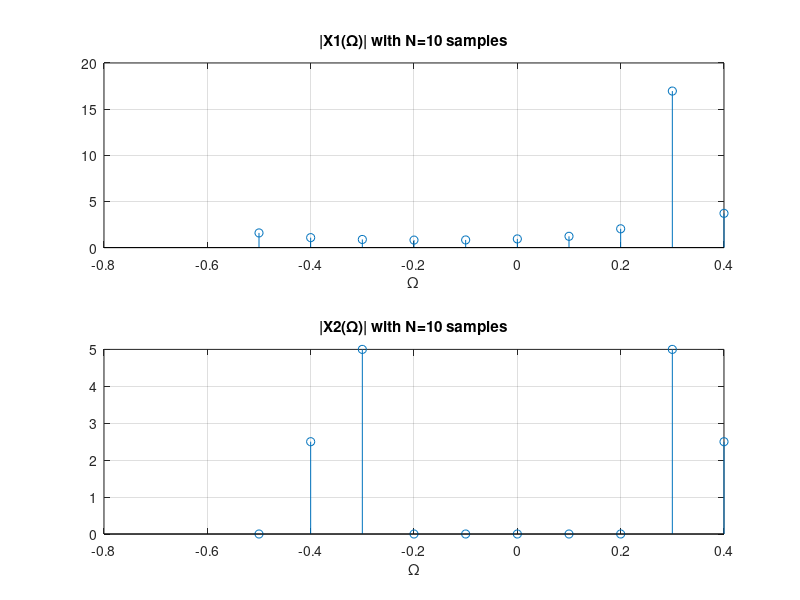
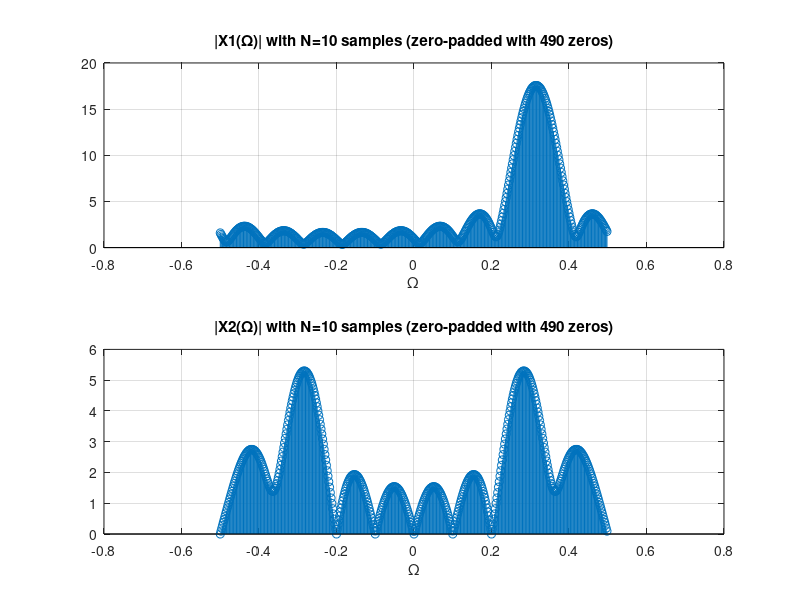
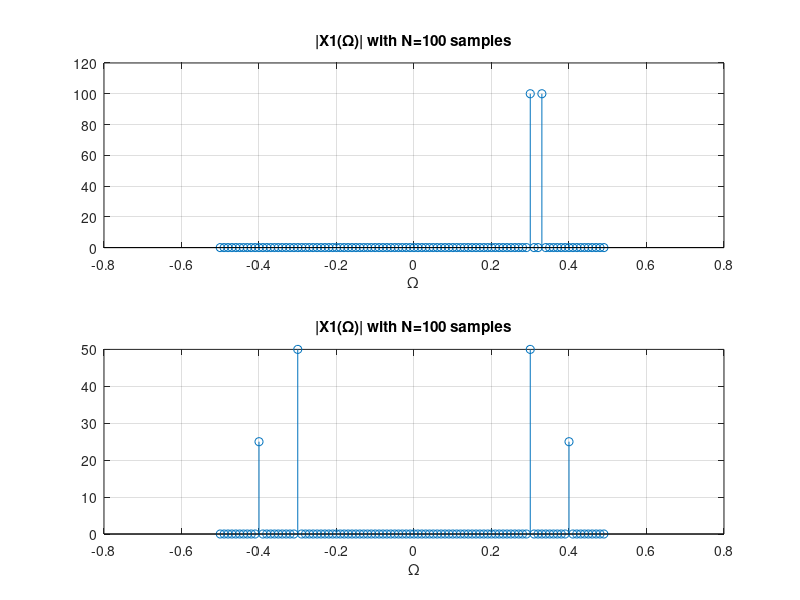
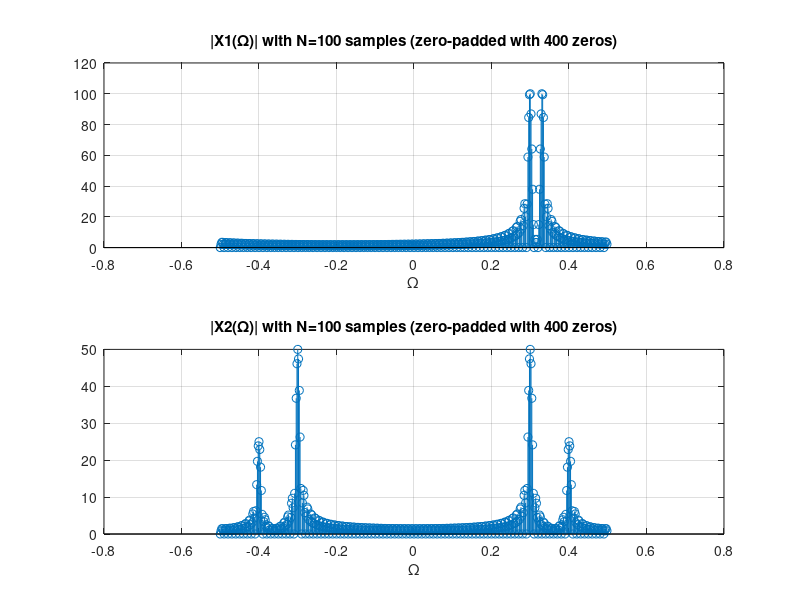

Reproduce these figures in MATLAB, in order.
% Reza Aablue
% 500966944
% Section 05

% Problem A.1
n1 = 0:9; % 10 samples will be taken.
fr = linspace (-0.5, 0.5-1/10, 10); % Frequency fr.
N1 = length (n1); % Length of samples is 10.

x1 = exp(1i*2*pi*n1*(30/100)) + exp(1i*2*pi*n1*(33/100)); % x1[n] signal.
x2 = cos(2*pi*n1*(30/100)) + 0.5*cos(2*pi*n1*(40/100)); % x2[n] signal.

X1 = fft (x1,N1); X2 = fft (x2, N1);

figure (1);
subplot (2,1,1); stem (fr, abs(fftshift(X1)));
title ('|X1(\Omega)| with N=10 samples'); xlabel ('\Omega'); grid;
subplot (2,1,2); stem (fr, abs(fftshift(X2)));
title ('|X2(\Omega)| with N=10 samples'); xlabel ('\Omega'); grid;

% Problem A.2
n2 = 0:499; % 500 samples will be taken.
N2 = length (n2);
fr2 = linspace (-0.5, 0.5-1/500, 500); % Frequency fr.

x1ofn = [zeros(1,245),x1,zeros(1,245)]; 
X1ofF = fft(x1ofn, N2);
x2ofn = [zeros(1,245),x2,zeros(1,245)];
X2ofF = fft(x2ofn, N2);

figure (2);
subplot (2,1,1); stem (fr2, abs(fftshift(X1ofF)));
title ('|X1(\Omega)| with N=10 samples (zero-padded with 490 zeros)');
xlabel ('\Omega'); grid;
subplot (2,1,2); stem (fr2, abs(fftshift(X2ofF)));
title ('|X2(\Omega)| with N=10 samples (zero-padded with 490 zeros)');
xlabel ('\Omega'); grid;

% Problem A.3
n3 = 0:99; % 100 samples will be taken
N3 = length(n3);
fr3 = linspace (-0.5, 0.5-1/100, 100); % Frequency fr.

x_1 = exp(1i*2*pi*n3*(30/100)) + exp(1i*2*pi*n3*(33/100)); % x1[n] signal.
x_2 = cos(2*pi*n3*(30/100)) + 0.5*cos(2*pi*n3*(40/100)); % x2[n] signal.

X_1 = fft (x_1,N3); X_2 = fft (x_2, N3);

figure (3); 
subplot (2,1,1); stem (fr3, abs(fftshift(X_1)));
title ('|X1(\Omega)| with N=100 samples'); xlabel ('\Omega'); grid;
subplot (2,1,2); stem (fr3, abs(fftshift(X_2)));
title ('|X1(\Omega)| with N=100 samples'); xlabel ('\Omega'); grid;

% Problem A.4
n4 = 0:499; % 500 samples will be taken.
N4 = length(n4);
fr4 = linspace (-0.5, 0.5-1/500, 500); % Frequency fr.

x1_n = [zeros(1,200),x_1,zeros(1,200)]; 
X1_F = fft(x1_n, N4);
x2_n = [zeros(1,200),x_2,zeros(1,200)];
X2_F = fft(x2_n, N4);

figure (4);
subplot (2,1,1); stem (fr4, abs(fftshift(X1_F)));
title ('|X1(\Omega)| with N=100 samples (zero-padded with 400 zeros)');
xlabel ('\Omega'); grid;
subplot (2,1,2); stem (fr4, abs(fftshift(X2_F)));
title ('|X2(\Omega)| with N=100 samples (zero-padded with 400 zeros)');
xlabel ('\Omega'); grid;